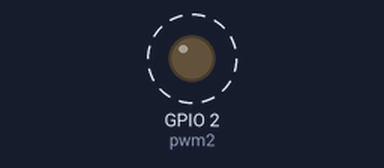
The program below on a simulated ESP32 board running MicroPython. Shown: output pins drawn as LEDs (lit = HIGH). Dashed ring = blinking. What the program prints to the serial console is not drawn.

Above: at 0.05 s.
Timing chart, 0 to 5.3 s (numbered marks = the images above):
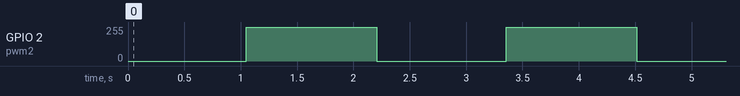

The program:

main.py
```python
from machine import Pin, Timer, PWM
from time import sleep_ms

# pwm object and its configuration
#pwm frequency = 1000Hz
pwm2=PWM(Pin(2),freq=1000)

while True:
    #increase the LED brightness
    print("Increasing LED brightness...")
    for i in range (0,1024):
        pwm2.duty(i)
        sleep_ms(1)
        i += 1
    print(" LED is at its max brightness")

    # wait at max brightness for 2 sec
    sleep_ms(100)
    # decrese the LED brightness
    print("Decreasing LED brightness")
    for i in range(0,1024):
        pwm2.duty(1023-i)
        sleep_ms(1)
        i += 1
    print("LED is at its min brightness")
    #wait at min brightness for 2 sec
    sleep_ms(100)
```

Measured:
- by itself, GPIO 2 (pwm2): alternates 255/255 for 1.2 s and 0/255 for 1.2 s
